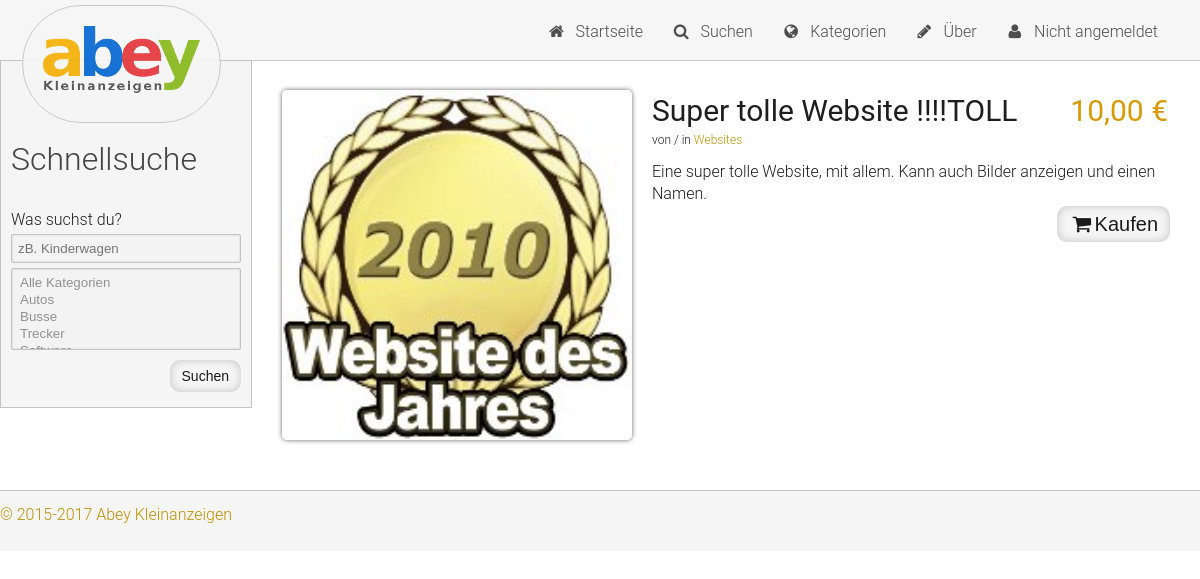
Screenshot of /product.php?id=1 with the database file from the repository.
### tables this page shows
CREATE TABLE IF NOT EXISTS `Products` (
  `id` bigint(20) NOT NULL,
  `name` varchar(50) DEFAULT NULL,
  `cat_id` bigint(20) DEFAULT NULL,
  `user_id` bigint(20) DEFAULT NULL,
  `description` text,
  `price` float DEFAULT NULL
);

CREATE TABLE IF NOT EXISTS `Categories` (
  `id` bigint(20) NOT NULL,
  `name` varchar(50) DEFAULT NULL
);

### sys/functions/fetchers.php (called while the page is built, shortened)
<?php
function fetch_categories(){
	$mysqli = new mysqli(DB_HOST, DB_USER, DB_PASS, DB_DB);
	$mysqli -> set_charset("UTF8");
	$query = "SELECT * FROM Categories";
	$cats = array();
	if($result = $mysqli -> query($query)){
		while($row = $result -> fetch_object()){
			$cats[] = array('id' => $row -> id, 'name' => $row -> name);
		}
		return $cats;
	}
	else {
		return false;
	}
}
function fetch_product ($id) {
	$mysqli = new mysqli(DB_HOST, DB_USER, DB_PASS, DB_DB);
	$mysqli -> set_charset("UTF8");
	$query  = 'SELECT Products.id, Products.name, Products.description, price, Categories.id AS cat_id, Categories.name AS cat_name, Users.id AS user_id, Users.name AS user_name FROM Products ';
	$query .= 'LEFT JOIN Categories ON Categories.id = cat_id LEFT JOIN Users ON Users.id = user_id WHERE Products.id = "' . $mysqli -> real_escape_string($id) . '"';
	if ($result = $mysqli -> query($query)) {
		$row = $result -> fetch_array();
		return $row;
	}
	else {
		return false;
	}
}
?>

### sys/functions/general.php (the view, shortened to what this page needs)
<?php
	require_once('sys/functions/fetchers.php');
	function returnHeader($this_sitename, $this_menuEntryName = '') {
		if ($this_menuEntryName == '')
			$this_menuEntryName = $this_sitename;
		$user_name = (isset($_SESSION['user_name']) ? $_SESSION['user_name'] : '');
		?>
		<!DOCTYPE html>
		<html>
		<head>
			<link rel="stylesheet" href="sys/css/style.css">
			<link rel="stylesheet" href="sys/css/font-awesome.min.css">
		</head>
		<body>
			<header>
				<div class="header-inner">
					<a href="index.php"><div class="header-logo">
						<img src="sys/img/logo.png">
					</div></a>
					<nav>
						<ul>
							<li<?php echo ($this_menuEntryName == 'Startseite' ? ' class="active"' : '') ?>><a href="index.php"><i class="fa fa-home fa-fw"></i> Startseite</a></li>
							<li<?php echo ($this_menuEntryName == 'Suchen' ? ' class="active"' : '') ?>><a href="search.php"><i class="fa fa-search fa-fw"></i> Suchen</a></li>
							<li<?php echo ($this_menuEntryName == 'Alle Kategorien' ? ' class="active"' : '') ?>><a href="categories.php"><i class="fa fa-globe fa-fw"></i> Kategorien</a></li>
							<li<?php echo ($this_menuEntryName == 'Über' ? ' class="active"' : '') ?>><a href="about.php"><i class="fa fa-pencil fa-fw"></i> Über</a></li>
							<li class="userli<?php echo ($this_menuEntryName == 'Profil' ? ' active' : '') ?>">
								<?php
								if ($user_name == '') {
									?>
									<a href="#"><i class="fa fa-user fa-fw"></i> Nicht angemeldet</a>
									<?php
								}
								?>
							</li>
						</ul>
					</nav>
				</div>
			</header>
			<section class="page-container need-clearfix">
				<section class="sitebar-left">
					<form class="sitebar-search" action="search_send.php" method="post">
						<h2>Schnellsuche</h2>
						<label>
							Was suchst du?
							<input type="text" name="name" required="required" placeholder="zB. Kinderwagen" value="<?php echo (isset($_GET['name']) ? $_GET['name'] : '') ?>">
						</label>
						<select name="cats[]" multiple="multiple">
							<option>Alle Kategorien</option>
							<?php
							$cats = fetch_categories();
							if (isset($_GET['cats']))
								$checked_cats = json_decode($_GET['cats']);
							else
								$checked_cats = array();
							foreach ($cats as $this_cat) {
								echo '<option value="' . $this_cat['id'] . '"' . (in_array($this_cat['id'], $checked_cats) ? ' selected="selected"' : '') . '>' . $this_cat['name'] . '</option>';
							}
							?>
						</select>
						<button>Suchen</button>
					</form>
				</section>
				<section class="page-content">
					<div class="content-inner">
		<?php
	}
function returnFooter() {
	?>
					</div>
				</section>
			</section>
			<footer>
				<div class="footer-inner">
					<?php
					$date = date("Y");
					$oldDate = 2015;
					if ($oldDate == $date)
						$dateOutput = $date;
					else
						$dateOutput = $oldDate . '-' . $date;
					?>
						<a href='impress.php'>&copy; <?php echo $dateOutput ?> Abey Kleinanzeigen</a>
				</div>
			</footer>
		</body>
	</html>
	<?php
}
?>

### product.php (shortened to what this page needs)
<?php
require_once 'sys/functions/general.php';
require_once 'sys/functions/fetchers.php';
$id = (isset($_GET['id']) ? $_GET['id'] : 0);
	?>
	<?php
if ($id == 0) {
	returnError();
}
else {
	if (!$this_product = fetch_product($id)) {
		returnError();
	}
	else {
		returnHeader($this_product['name']);
		?>
		<div class="product_details">
			<div class="prod_imgbox">
				<img src="sys/img/products/<?php echo $this_product['id'] ?>.png">
			</div>
			<div class="prod_detailbox">
				<span class="prod-name"><?php echo $this_product['name'] ?></span>
				<span class="prod-price"><?php echo number_format($this_product['price'], 2, ',', '.') ?> €</span>
				<div class="prod-infos">
					<?php
						echo 'von <a href=\'search.php?search&user=' . $this_product['user_id'] . '\'>' . $this_product['user_name'] . '</a> / ';
						echo 'in <a href=\'search.php?search&cats=["' . $this_product['cat_id'] . '"]\'>' . $this_product['cat_name'] . '</a>'?>
				</div>
				<div class="prod-desc"><?php echo $this_product['description'] ?></div>
			</div>
			<a href="buy.php?id=<?php echo $id ?>"><button class="prod-buy">
				<i class="fa fa-shopping-cart fa-fw"></i>Kaufen
			</button></a>
		</div>
		<?php
	}
}
returnFooter();
?>

### sys/css/style.css (style rules this page uses)
body { margin: 0px; background-color: #fff; line-height: 20px; color: #1e1e1e; font-family: "Roboto",sans-serif; font-size: 16px; font-weight: 300; line-height: 28px; }
h1, h2, h3, h4, h5 { line-height: 1.1; }
h2 { margin: 0px 0px 17px 0px; font-size: 32px; font-weight: 300; line-height: 1.8em; color: #444444; }
a { color: #bf9000; text-decoration: none; }
ul { margin: 0; padding: 0; }
li { margin: 0; padding: 0; list-style: none; }
label { margin-bottom: 5px; }
input, select { margin: 0 0 5px; border: 1px solid #c4c4c4; border-radius: 2px; padding: 6px; background: #f3f3f3; color: #919191; box-shadow: 0px 0px 2px 0px rgba(0, 0, 0, 0.2) inset; transition: color 0.2s, box-shadow 0.2s; }
input { width: calc(100% - 14px); }
select { width: 100%; }
input[type="submit"], button, .button { float: right; margin: 0 0 5px; border: 0; border-radius: 10px; padding: 8px 12px; width: auto; background: #F5F5F5; color: #1B1B1B; font-size: 14px; font-weight: 400; line-height: 16px; box-shadow: 0px 0px 10px 0px rgba(0, 0, 0, 0.2) inset; cursor: pointer; transition: background 0.2s, color 0.2s; }
input[type="reset"], button, .button { float: right; margin: 0 0 5px; border: 0; border-radius: 10px; padding: 8px 12px; width: auto; background: #F5F5F5; color: #1B1B1B; font-size: 14px; font-weight: 400; line-height: 16px; box-shadow: 0px 0px 10px 0px rgba(0, 0, 0, 0.2) inset; cursor: pointer; transition: background 0.2s, color 0.2s; }
.need-clearfix:after { display: table; content: ""; clear: both; }
header, footer { left: 0; right: 0; border: 0 solid #c4c4c4; height: 60px; background: #f5f5f5; }
header { top: 0; position: fixed; border-bottom-width: 1px; opacity: 0.9; z-index: 10; }
footer { bottom: 0; margin-top: 50px; border-top-width: 1px; }
header .header-inner, footer .footer-inner { margin: 0 auto; max-width: 1400px; }
footer .footer-inner { padding: 10px 0; }
header .header-logo { float: left; margin: 5px 0 0 22px; border: 1px solid #c4c4c4; border-radius: 150px; padding: 20px; background: #f5f5f5; }
header nav { float: right; margin: 8px 30px 0 0; }
header nav ul li { display: inline-block; border-bottom: 4px solid transparent; transition: border 0.2s, background 0.2s; }
header nav ul li a { display: block; padding: 10px 12px; color: #3b3b3b; transition: color 0.2s; }
header nav ul li a .fa { margin-right: 5px; }
.page-container { margin: 60px auto 0; max-width: 1400px; background: #fff; }
.sitebar-left { float: left; display: block; border: 1px solid #c4c4c4; padding: 70px 10px 10px; width: 230px; background: #f5f5f5; }
.page-content { float: left; display: block; width: calc(100% - 252px); }
.content-inner { padding: 30px; }
.prod_imgbox { float: left; margin-right: 20px; border-radius: 5px; box-shadow: 0px 0px 5px #666; }
.product_details .prod_imgbox { width: 350px; height: 350px; }
.prod_imgbox img { display: block; border-radius: 5px; width: 100%; height: 100%; }
.prod_detailbox { float: left; line-height: 1.4; }
.product_details .prod_detailbox { width: calc(100% - 372px); }
.prod-name { font-weight: 400; }
.product_details .prod-name { font-size: 30px; }
.prod-price { float: right; font-size: 30px; font-weight: 400; color: #d99900; }
.prod-infos { font-size: 12px; }
.prod-desc { margin-top: 12px; }
.prod-buy { font-size: 20px; }

### rows the page displays
products: name "Super tolle Website !!!!TOLL", price "10,00", categories.name "Websites", description "Eine super tolle Website, mit allem. Kann auch Bilder anzeigen und einen Namen."
